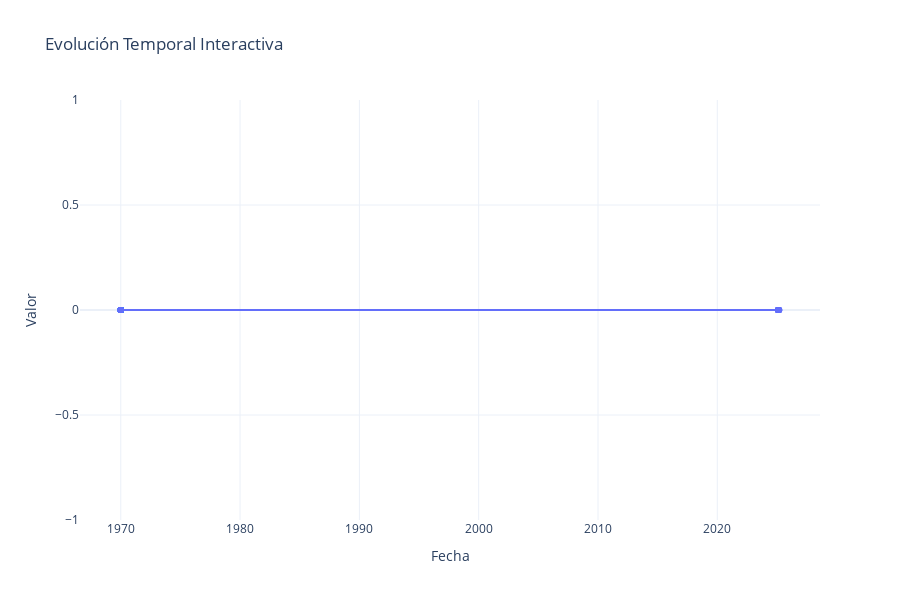

The cell this chart's notebook holds for it:
### Markdown cell above
## Gráficos Interactivos con Plotly

Creamos visualizaciones interactivas para un análisis más detallado.

### Code cell


### Figure 1 — Plotly figure (JSON) as saved in the notebook; plotly's stock layout.template omitted (floating-point values rounded to 4 significant figures; data arrays with more than 128 entries replaced by an {"elided": "..."} marker saying what was removed)
{"data": [{"mode": "lines+markers", "name": "EMAIL", "type": "scatter", "x": {"elided": "189 mixed values"}, "y": {"elided": "189 float values"}}], "layout": {"height": 600, "hovermode": "x unified", "title": {"text": "Evolución Temporal Interactiva"}, "xaxis": {"title": {"text": "Fecha"}}, "yaxis": {"title": {"text": "Valor"}}}}
